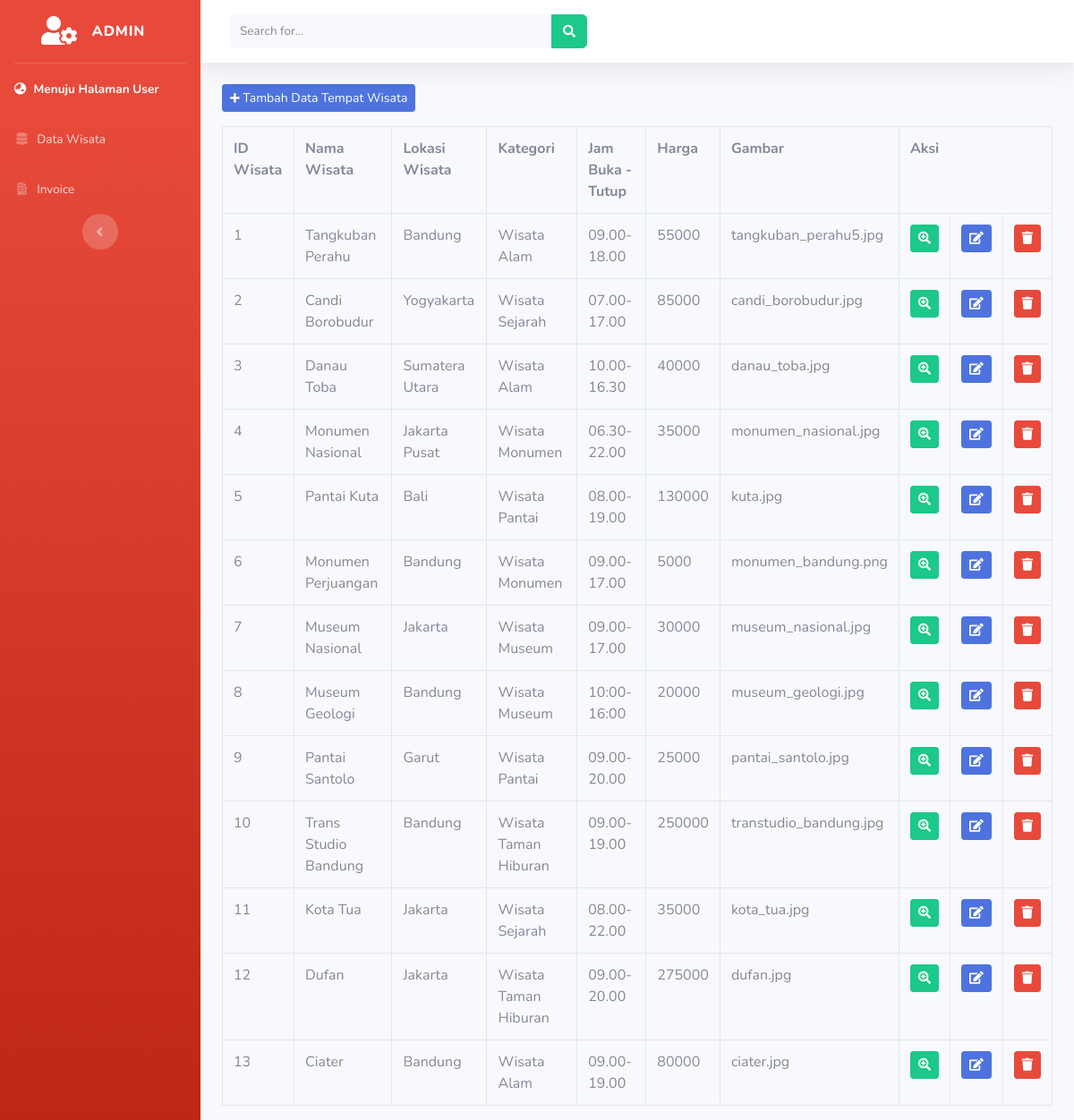
The app's page /index.php/admin/data_wisata with its own data.
### tables this page shows
CREATE TABLE `db_wisata` (
  `id_wisata` int(11) NOT NULL,
  `nama_wisata` varchar(50) NOT NULL,
  `tempat_wisata` varchar(50) NOT NULL,
  `kategori` varchar(25) NOT NULL,
  `buka_tutup` varchar(15) NOT NULL,
  `harga` varchar(25) NOT NULL,
  `gambar_wisata` text NOT NULL
);

### application/controllers/admin/Data_wisata.php (called while the page is built, shortened)
<?php
class Data_wisata extends CI_Controller{
	public function index()
	{
		$data['wisata'] = $this->model_wisata->tampil_data()->result();
		$this->load->view('templates_admin/header');
		$this->load->view('templates_admin/sidebar');
		$this->load->view('admin/data_wisata', $data);
		$this->load->view('templates_admin/footer');
	}
}

### index.php (called while the page is built, shortened)
<?php
require_once BASEPATH.'core/CodeIgniter.php';

### application/models/model_wisata.php (called while the page is built, shortened)
<?php
class Model_wisata extends CI_Model{
	public function tampil_data(){
		return $this->db->get('db_wisata');
	}
}

### application/views/admin/data_wisata.php (the view, shortened to what this page needs)
<div class="container-fluid">
	<button class="btn btn-sm btn-primary mb-3" data-toggle="modal" data-target="#tambah_wisata"><i class="fas fa-plus fa-sm"></i> Tambah Data Tempat Wisata </button>
	<table class="table table-bordered" >
		<tr>
			<th>ID Wisata</th>
			<th>Nama Wisata</th>
			<th>Lokasi Wisata</th>
			<th>Kategori</th>
			<th>Jam Buka - Tutup</th>
			<th>Harga</th>
			<th>Gambar</th>
			<th colspan="3">Aksi</th>
		</tr>
		<?php
		$no=1;
		foreach ($wisata as $wst) :?>
			<tr>
				<td><?php echo $no++ ?></td>
				<td><?php echo $wst->nama_wisata ?></td>
				<td><?php echo $wst->tempat_wisata ?></td>
				<td><?php echo $wst->kategori ?></td>
				<td><?php echo $wst->buka_tutup ?></td>
				<td><?php echo $wst->harga ?></td>
				<td><?php echo $wst->gambar_wisata ?></td>
				<td><?php echo anchor('admin/data_wisata/lihat/'.$wst->id_wisata,'<div class="btn btn-success btn-sm"><i class="fa fa-search-plus"></i></div>') ?></td>
				<td><?php echo anchor('admin/data_wisata/edit/'.$wst->id_wisata,'<div class="btn btn-primary btn-sm"><i class="fa fa-edit"></i></div>') ?></td>
				<td><?php echo anchor('admin/data_wisata/hapus/'.$wst->id_wisata,'<div class="btn btn-danger btn-sm"><i class="fa fa-trash"></i></div>') ?></td>
			</tr>
			<?php
		endforeach; ?>
	</table>
</div>

### application/views/templates_admin/header.php (shortened to what this page needs)
<!DOCTYPE html>
<html lang="en">
<head>
  <link href="<?php echo base_url() ?>assets/vendor/fontawesome-free/css/all.min.css" rel="stylesheet" type="text/css">
  <link href="<?php echo base_url() ?>assets/css/sb-admin-2.min.css" rel="stylesheet">
</head>

### application/views/templates_admin/sidebar.php (shortened to what this page needs)
<body id="page-top">
  <div id="wrapper">
    <ul class="navbar-nav bg-gradient-danger sidebar sidebar-dark accordion" id="accordionSidebar">
      <a class="sidebar-brand d-flex align-items-center justify-content-center" href="<?php echo base_url('admin/data_wisata') ?>">
        <div class="sidebar-brand-icon">
          <i class="fas fa-user-cog"></i>
        </div>
        <div class="sidebar-brand-text mx-3">ADMIN</div>
      </a>
      <hr class="sidebar-divider my-0">
      <li class="nav-item active">
        <a class="nav-link" href="<?php echo base_url().'Wisata'; ?>">
          <i class="fas fa-globe-asia"></i>
          <span>Menuju Halaman User</span></a>
        </li>
        <li class="nav-item">
          <a class="nav-link" href="<?php echo base_url('admin/data_wisata') ?>">
            <i class="fas fa-fw fa-database"></i>
            <span>Data Wisata</span></a>
          </li>
          <li class="nav-item">
            <a class="nav-link" href="<?php echo base_url('admin/invoice') ?>">
              <i class="fas fa-fw fa-file-invoice"></i>
              <span>Invoice</span></a>
            </li>
            <div class="text-center d-none d-md-inline">
              <button class="rounded-circle border-0" id="sidebarToggle"></button>
            </div>
          </ul>
          <div id="content-wrapper" class="d-flex flex-column">
            <div id="content">
              <nav class="navbar navbar-expand navbar-light bg-white topbar mb-4 static-top shadow">
                <form class="d-none d-sm-inline-block form-inline mr-auto ml-md-3 my-2 my-md-0 mw-100 navbar-search">
                  <div class="input-group">
                    <input type="text" class="form-control bg-light border-0 small" placeholder="Search for..." aria-label="Search" aria-describedby="basic-addon2">
                    <div class="input-group-append">
                      <button class="btn btn-success" type="button">
                        <i class="fas fa-search fa-sm"></i>
                      </button>
                    </div>
                  </div>
                </form>
            </nav>

### application/views/templates_admin/footer.php (shortened to what this page needs)
</body>
</html>

### records on screen
db_wisata: nama_wisata "Tangkuban Perahu", tempat_wisata "Bandung", kategori "Wisata Alam", buka_tutup "09.00-18.00", harga "55000", gambar_wisata "tangkuban_perahu5.jpg"
db_wisata: nama_wisata "Candi Borobudur", tempat_wisata "Yogyakarta", kategori "Wisata Sejarah", buka_tutup "07.00-17.00", harga "85000", gambar_wisata "candi_borobudur.jpg"
db_wisata: nama_wisata "Danau Toba", tempat_wisata "Sumatera Utara", kategori "Wisata Alam", buka_tutup "10.00-16.30", harga "40000", gambar_wisata "danau_toba.jpg"
db_wisata: nama_wisata "Monumen Nasional", tempat_wisata "Jakarta Pusat", kategori "Wisata Monumen", buka_tutup "06.30-22.00", harga "35000", gambar_wisata "monumen_nasional.jpg"
db_wisata: nama_wisata "Pantai Kuta", tempat_wisata "Bali", kategori "Wisata Pantai", buka_tutup "08.00-19.00", harga "130000", gambar_wisata "kuta.jpg"
db_wisata: nama_wisata "Monumen Perjuangan", tempat_wisata "Bandung", kategori "Wisata Monumen", buka_tutup "09.00-17.00", harga "5000", gambar_wisata "monumen_bandung.png"
db_wisata: nama_wisata "Museum Nasional", tempat_wisata "Jakarta", kategori "Wisata Museum", buka_tutup "09.00-17.00", harga "30000", gambar_wisata "museum_nasional.jpg"
db_wisata: nama_wisata "Museum Geologi", tempat_wisata "Bandung", kategori "Wisata Museum", buka_tutup "10:00-16:00", harga "20000", gambar_wisata "museum_geologi.jpg"
db_wisata: nama_wisata "Pantai Santolo", tempat_wisata "Garut", kategori "Wisata Pantai", buka_tutup "09.00-20.00", harga "25000", gambar_wisata "pantai_santolo.jpg"
db_wisata: nama_wisata "Trans Studio Bandung", tempat_wisata "Bandung", kategori "Wisata Taman Hiburan", buka_tutup "09.00-19.00", harga "250000", gambar_wisata "transtudio_bandung.jpg"
db_wisata: nama_wisata "Kota Tua", tempat_wisata "Jakarta", kategori "Wisata Sejarah", buka_tutup "08.00-22.00", harga "35000", gambar_wisata "kota_tua.jpg"
db_wisata: nama_wisata "Dufan", tempat_wisata "Jakarta", kategori "Wisata Taman Hiburan", buka_tutup "09.00-20.00", harga "275000", gambar_wisata "dufan.jpg"
db_wisata: nama_wisata "Ciater", tempat_wisata "Bandung", kategori "Wisata Alam", buka_tutup "09.00-19.00", harga "80000", gambar_wisata "ciater.jpg"
